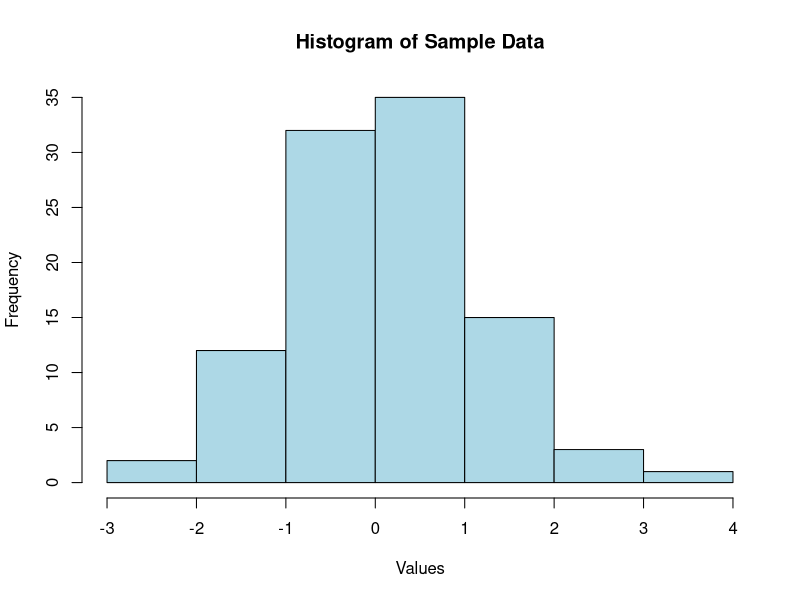
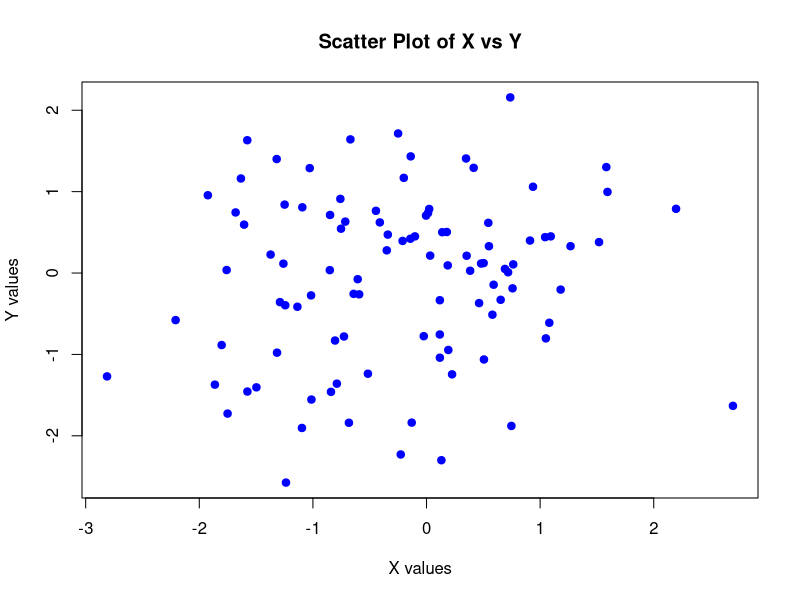
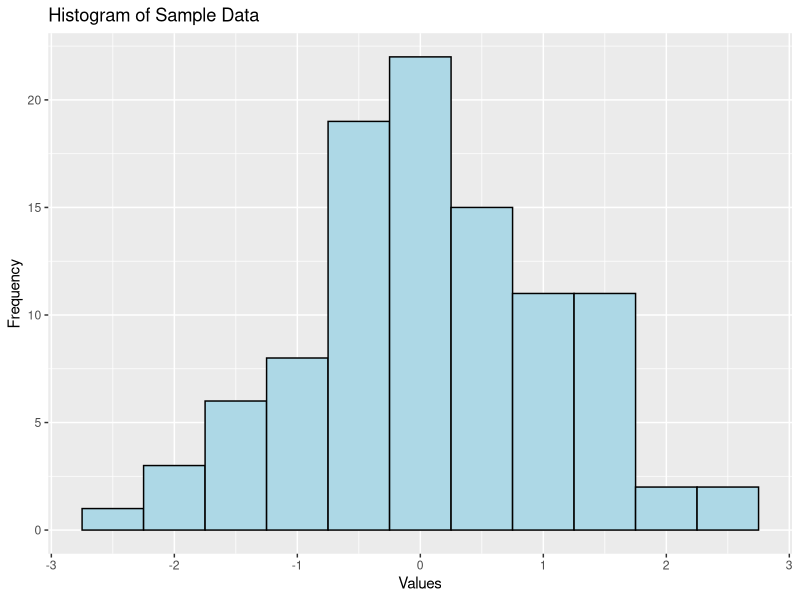
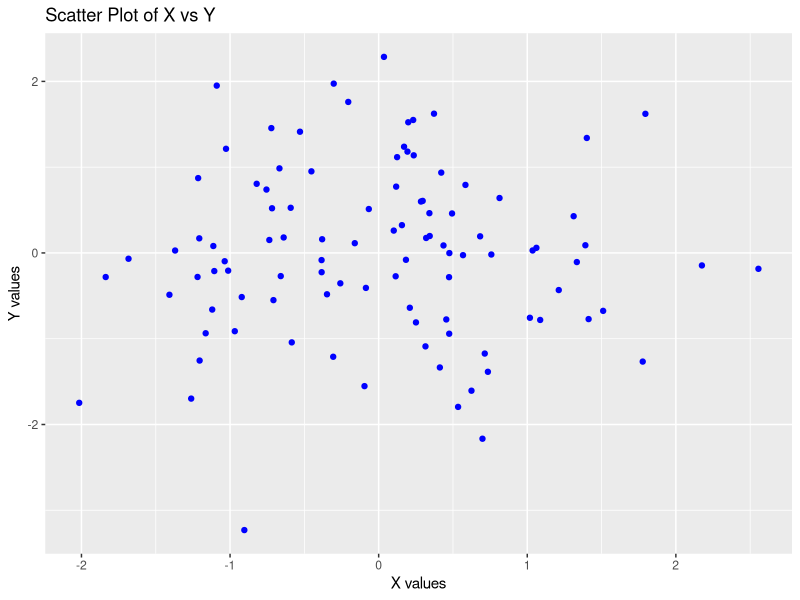

Recreate these plots in R, in order.
# Sample data
# Histogram
data <- rnorm(100)  # Generate 100 random numbers from a normal distribution

# Histogram
hist(data, 
     main = "Histogram of Sample Data", 
     xlab = "Values", 
     ylab = "Frequency", 
     col = "lightblue", 
     border = "black")


#Scatter

# Sample data
x <- rnorm(100)
y <- rnorm(100)

# Scatter plot
plot(x, y, 
     main = "Scatter Plot of X vs Y", 
     xlab = "X values", 
     ylab = "Y values", 
     pch = 19, 
     col = "blue")


# Example

install.packages("ggplot2")
library(ggplot2)

# Sample data
data <- data.frame(value = rnorm(100))

# Histogram
ggplot(data, aes(x = value)) +
  geom_histogram(binwidth = 0.5, fill = "lightblue", color = "black") +
  ggtitle("Histogram of Sample Data") +
  xlab("Values") +
  ylab("Frequency")


library(ggplot2)

# Sample data
data <- data.frame(x = rnorm(100), y = rnorm(100))

# Scatter plot
ggplot(data, aes(x = x, y = y)) +
  geom_point(color = "blue") +
  ggtitle("Scatter Plot of X vs Y") +
  xlab("X values") +
  ylab("Y values")


